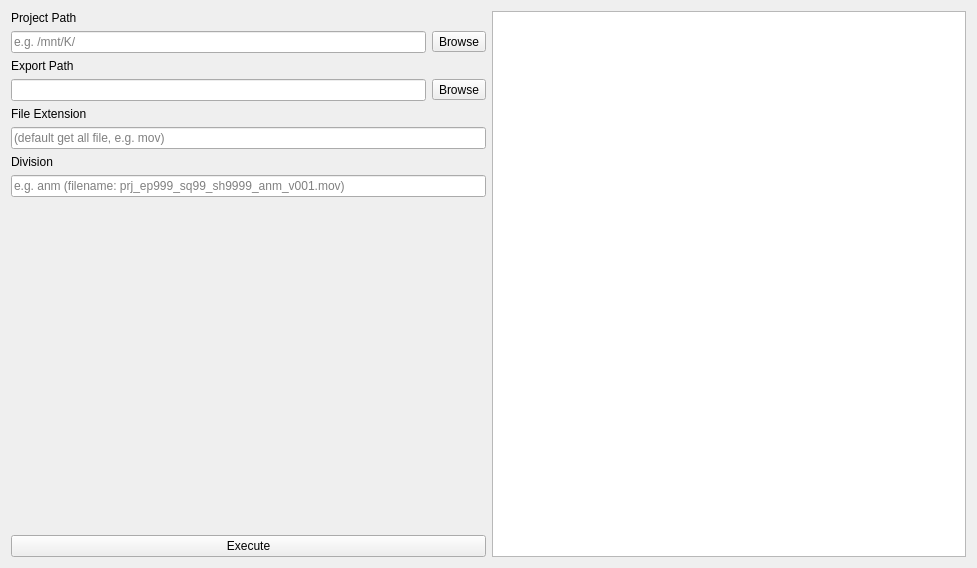
<?xml version="1.0" encoding="UTF-8"?>
<ui version="4.0">
 <class>Form</class>
 <widget class="QWidget" name="Form">
  <property name="geometry">
   <rect>
    <x>0</x>
    <y>0</y>
    <width>977</width>
    <height>568</height>
   </rect>
  </property>
  <property name="windowTitle">
   <string>Form</string>
  </property>
  <layout class="QGridLayout" name="gridLayout_7">
   <item row="0" column="1">
    <layout class="QGridLayout" name="gridLayout_fileList">
     <item row="0" column="0">
      <widget class="QListWidget" name="listWidget_fileList"/>
     </item>
    </layout>
   </item>
   <item row="0" column="0">
    <layout class="QVBoxLayout" name="verticalLayout_dataPanel">
     <item>
      <layout class="QGridLayout" name="gridLayout_projectPath">
       <item row="1" column="0">
        <widget class="QLineEdit" name="lineEdit_projectPath">
         <property name="placeholderText">
          <string>e.g. /mnt/K/</string>
         </property>
        </widget>
       </item>
       <item row="1" column="1">
        <widget class="QToolButton" name="toolButton_projectPath">
         <property name="text">
          <string>Browse</string>
         </property>
        </widget>
       </item>
       <item row="0" column="0" colspan="2">
        <widget class="QLabel" name="label_projectPath">
         <property name="text">
          <string>Project Path</string>
         </property>
        </widget>
       </item>
      </layout>
     </item>
     <item>
      <layout class="QGridLayout" name="gridLayout_exportPath">
       <item row="0" column="0" colspan="2">
        <widget class="QLabel" name="label_exportPath">
         <property name="text">
          <string>Export Path</string>
         </property>
        </widget>
       </item>
       <item row="1" column="0">
        <widget class="QLineEdit" name="lineEdit_exportPath"/>
       </item>
       <item row="1" column="1">
        <widget class="QToolButton" name="toolButton_exportPath">
         <property name="text">
          <string>Browse</string>
         </property>
        </widget>
       </item>
      </layout>
     </item>
     <item>
      <layout class="QGridLayout" name="gridLayout_fileExtension">
       <item row="0" column="0">
        <widget class="QLabel" name="label_fileExtension">
         <property name="text">
          <string>File Extension</string>
         </property>
        </widget>
       </item>
       <item row="1" column="0">
        <widget class="QLineEdit" name="lineEdit_fileExtension">
         <property name="placeholderText">
          <string>(default get all file, e.g. mov)</string>
         </property>
        </widget>
       </item>
      </layout>
     </item>
     <item>
      <layout class="QGridLayout" name="gridLayout_division">
       <item row="0" column="0">
        <widget class="QLabel" name="label_division">
         <property name="text">
          <string>Division</string>
         </property>
        </widget>
       </item>
       <item row="1" column="0">
        <widget class="QLineEdit" name="lineEdit_division">
         <property name="placeholderText">
          <string>e.g. anm (filename: prj_ep999_sq99_sh9999_anm_v001.mov)</string>
         </property>
        </widget>
       </item>
      </layout>
     </item>
     <item>
      <spacer name="verticalSpacer">
       <property name="orientation">
        <enum>Qt::Orientation::Vertical</enum>
       </property>
       <property name="sizeHint" stdset="0">
        <size>
         <width>20</width>
         <height>40</height>
        </size>
       </property>
      </spacer>
     </item>
     <item>
      <layout class="QGridLayout" name="gridLayout_excute">
       <item row="0" column="0">
        <widget class="QPushButton" name="pushButton_execute">
         <property name="text">
          <string>Execute</string>
         </property>
        </widget>
       </item>
      </layout>
     </item>
    </layout>
   </item>
  </layout>
 </widget>
 <resources/>
 <connections/>
</ui>
